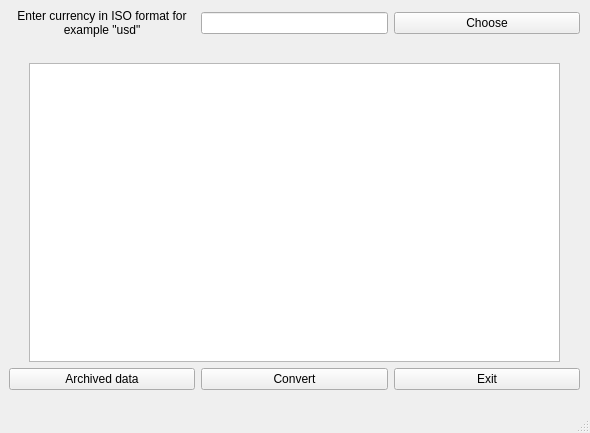
<?xml version="1.0" encoding="UTF-8"?>
<ui version="4.0">
 <class>MainWindow</class>
 <widget class="QMainWindow" name="MainWindow">
  <property name="geometry">
   <rect>
    <x>0</x>
    <y>0</y>
    <width>590</width>
    <height>433</height>
   </rect>
  </property>
  <property name="windowTitle">
   <string>MainWindow</string>
  </property>
  <widget class="QWidget" name="centralwidget">
   <widget class="QWidget" name="verticalLayoutWidget">
    <property name="geometry">
     <rect>
      <x>9</x>
      <y>9</y>
      <width>571</width>
      <height>381</height>
     </rect>
    </property>
    <layout class="QVBoxLayout" name="verticalLayout">
     <item>
      <layout class="QHBoxLayout" name="horizontalLayout_2" stretch="0,0,0">
       <property name="sizeConstraint">
        <enum>QLayout::SetDefaultConstraint</enum>
       </property>
       <item>
        <widget class="QLabel" name="label_instruct">
         <property name="text">
          <string>Enter currency in ISO format for example &quot;usd&quot;</string>
         </property>
         <property name="alignment">
          <set>Qt::AlignCenter</set>
         </property>
         <property name="wordWrap">
          <bool>true</bool>
         </property>
        </widget>
       </item>
       <item>
        <widget class="QLineEdit" name="line_currency">
         <property name="sizePolicy">
          <sizepolicy hsizetype="Minimum" vsizetype="Fixed">
           <horstretch>0</horstretch>
           <verstretch>0</verstretch>
          </sizepolicy>
         </property>
         <property name="inputMethodHints">
          <set>Qt::ImhLowercaseOnly</set>
         </property>
         <property name="maxLength">
          <number>3</number>
         </property>
         <property name="cursorPosition">
          <number>0</number>
         </property>
         <property name="placeholderText">
          <string extracomment="Currency"/>
         </property>
        </widget>
       </item>
       <item>
        <widget class="QPushButton" name="button_choose">
         <property name="text">
          <string>Choose</string>
         </property>
         <property name="autoDefault">
          <bool>false</bool>
         </property>
         <property name="default">
          <bool>false</bool>
         </property>
        </widget>
       </item>
      </layout>
     </item>
     <item>
      <widget class="QLabel" name="label_status">
       <property name="text">
        <string/>
       </property>
       <property name="alignment">
        <set>Qt::AlignCenter</set>
       </property>
      </widget>
     </item>
     <item>
      <layout class="QHBoxLayout" name="horizontalLayout">
       <item>
        <spacer name="verticalSpacer">
         <property name="orientation">
          <enum>Qt::Vertical</enum>
         </property>
         <property name="sizeHint" stdset="0">
          <size>
           <width>20</width>
           <height>40</height>
          </size>
         </property>
        </spacer>
       </item>
       <item>
        <widget class="QTableWidget" name="table_data">
         <property name="sortingEnabled">
          <bool>true</bool>
         </property>
        </widget>
       </item>
       <item>
        <spacer name="verticalSpacer_2">
         <property name="orientation">
          <enum>Qt::Vertical</enum>
         </property>
         <property name="sizeHint" stdset="0">
          <size>
           <width>20</width>
           <height>40</height>
          </size>
         </property>
        </spacer>
       </item>
      </layout>
     </item>
     <item>
      <layout class="QHBoxLayout" name="lauout_buttons">
       <item>
        <widget class="QPushButton" name="button_archive">
         <property name="text">
          <string>Archived data</string>
         </property>
        </widget>
       </item>
       <item>
        <widget class="QPushButton" name="button_convert">
         <property name="text">
          <string>Convert</string>
         </property>
        </widget>
       </item>
       <item>
        <widget class="QPushButton" name="button_exit">
         <property name="text">
          <string>Exit</string>
         </property>
        </widget>
       </item>
      </layout>
     </item>
    </layout>
   </widget>
  </widget>
  <widget class="QMenuBar" name="menubar">
   <property name="geometry">
    <rect>
     <x>0</x>
     <y>0</y>
     <width>590</width>
     <height>17</height>
    </rect>
   </property>
  </widget>
  <widget class="QStatusBar" name="statusbar"/>
 </widget>
 <resources/>
 <connections/>
</ui>
